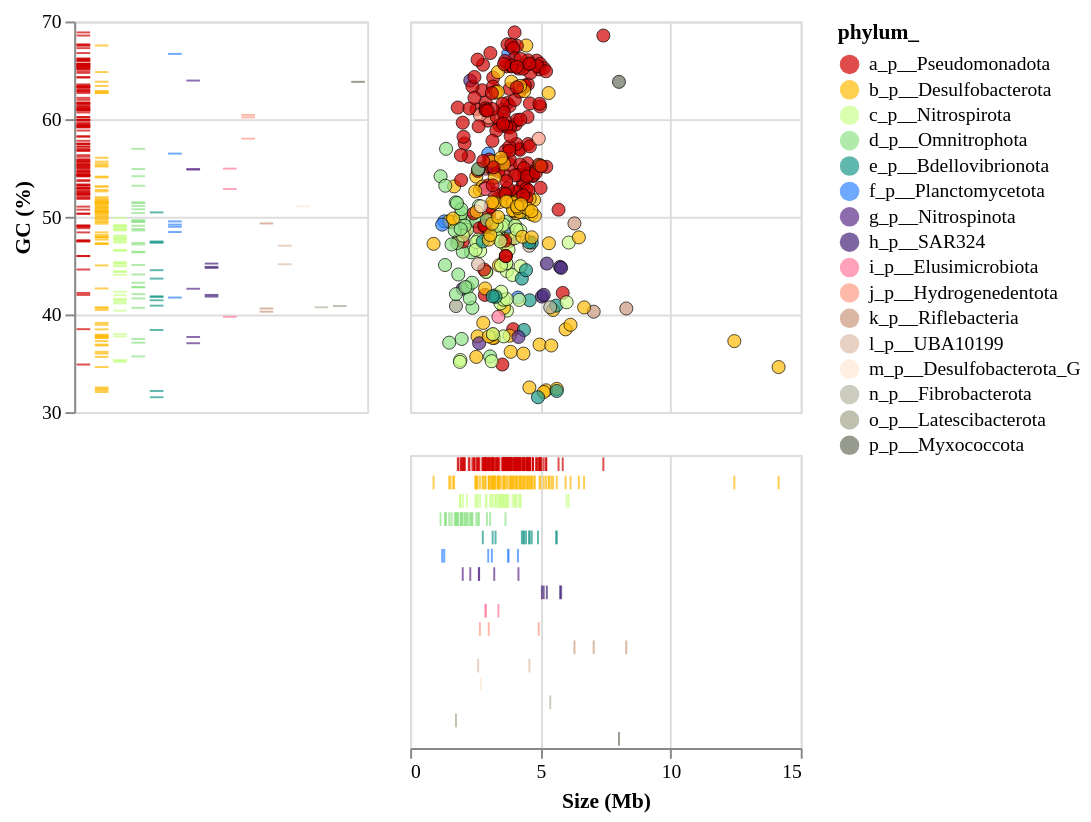

Here is the notebook cell this chart was saved with:
### Code cell
# GC/size chart use dot-dash plot

legend_order=gc_df.phylum_.unique().tolist()
legend_order.sort()

color_scale = alt.Scale(domain=legend_order, 
                        range="#d00000, #ffba08, #cbff8c, #8fe388, #1b998b, #3185fc, #5d2e8c, #46237a, #ff7b9c, #ff9b85, #cb997e, #ddbea9, #ffe8d6, #b7b7a4, #a5a58d, #6b705c".split(', '))

# Configure the options common to all layers
brush = alt.selection_interval()
base = alt.Chart(gc_df).add_params(brush)

# Configure the points
points = base.mark_circle(
    size=45,
    stroke='black',  # Set edge color
    strokeWidth=0.5,  # Set edge width
    opacity=0.7
    
).encode(
    x=alt.X('Size(Mb)', title='', scale=alt.Scale(domain=[0, 15]), axis=alt.Axis(ticks=False, domain=False, labels=False, tickCount=4)),
    y=alt.Y('GC (%)', title='', scale=alt.Scale(domain=[30, 70]),axis=alt.Axis(ticks=False, domain=False, labels=False)),
    color=alt.condition(brush, alt.Color('phylum_:N', scale=color_scale, sort=None), alt.value('grey'))
).properties(
    width=200,
    height=200
)

x_ticks = base.mark_tick(size=7).encode(
    alt.X('Size(Mb)', title='Size (Mb)', scale=alt.Scale(domain=[0, 15]), axis=alt.Axis(tickCount=4)),
    alt.Y('phylum_', title='', axis=alt.Axis(ticks=False, domain=False, labels=False)),
    color=alt.condition(brush, alt.Color('phylum_:N', scale=color_scale, sort=None), alt.value('lightgrey'))
).properties(
    width=200,
    height=150
)

y_ticks = base.mark_tick(size=7).encode(
    alt.X('phylum_', title='', axis=alt.Axis(ticks=False, domain=False, labels=False)),
    alt.Y('GC (%)', axis=alt.Axis(tickCount=4), scale=alt.Scale(domain=[30, 70])),
    color=alt.condition(brush, alt.Color('phylum_:N', scale=color_scale, sort=None), alt.value('lightgrey'))
).properties(
    width=150, 
    height=200
)

# Build the chart
y_ticks | (points & x_ticks)

# points

### Figure 1 — Vega-Lite specification as saved in the notebook (floating-point values rounded to 4 significant figures; data arrays with more than 128 entries replaced by an {"elided": "..."} marker saying what was removed)
{"config": {"title": {"font": "Times New Roman"}, "axis": {"labelFont": "Times New Roman", "titleFont": "Times New Roman"}, "header": {"labelFont": "Times New Roman", "titleFont": "Times New Roman"}, "legend": {"labelFont": "Times New Roman", "titleFont": "Times New Roman"}}, "hconcat": [{"mark": {"type": "tick", "size": 7}, "encoding": {"color": {"condition": {"param": "param_2", "field": "phylum_", "scale": {"domain": ["a_p__Pseudomonadota", "b_p__Desulfobacterota", "c_p__Nitrospirota", "d_p__Omnitrophota", "e_p__Bdellovibrionota", "f_p__Planctomycetota", "g_p__Nitrospinota", "h_p__SAR324", "i_p__Elusimicrobiota", "j_p__Hydrogenedentota", "k_p__Riflebacteria", "l_p__UBA10199", "m_p__Desulfobacterota_G", "n_p__Fibrobacterota", "o_p__Latescibacterota", "p_p__Myxococcota"], "range": ["#d00000", "#ffba08", "#cbff8c", "#8fe388", "#1b998b", "#3185fc", "#5d2e8c", "#46237a", "#ff7b9c", "#ff9b85", "#cb997e", "#ddbea9", "#ffe8d6", "#b7b7a4", "#a5a58d", "#6b705c"]}, "sort": null, "type": "nominal"}, "value": "lightgrey"}, "x": {"axis": {"domain": false, "labels": false, "ticks": false}, "field": "phylum_", "title": "", "type": "nominal"}, "y": {"axis": {"tickCount": 4}, "field": "GC (%)", "scale": {"domain": [30, 70]}, "type": "quantitative"}}, "height": 200, "name": "view_4", "width": 150}, {"vconcat": [{"mark": {"type": "circle", "opacity": 0.7, "size": 45, "stroke": "black", "strokeWidth": 0.5}, "encoding": {"color": {"condition": {"param": "param_2", "field": "phylum_", "scale": {"domain": ["a_p__Pseudomonadota", "b_p__Desulfobacterota", "c_p__Nitrospirota", "d_p__Omnitrophota", "e_p__Bdellovibrionota", "f_p__Planctomycetota", "g_p__Nitrospinota", "h_p__SAR324", "i_p__Elusimicrobiota", "j_p__Hydrogenedentota", "k_p__Riflebacteria", "l_p__UBA10199", "m_p__Desulfobacterota_G", "n_p__Fibrobacterota", "o_p__Latescibacterota", "p_p__Myxococcota"], "range": ["#d00000", "#ffba08", "#cbff8c", "#8fe388", "#1b998b", "#3185fc", "#5d2e8c", "#46237a", "#ff7b9c", "#ff9b85", "#cb997e", "#ddbea9", "#ffe8d6", "#b7b7a4", "#a5a58d", "#6b705c"]}, "sort": null, "type": "nominal"}, "value": "grey"}, "x": {"axis": {"domain": false, "labels": false, "tickCount": 4, "ticks": false}, "field": "Size(Mb)", "scale": {"domain": [0, 15]}, "title": "", "type": "quantitative"}, "y": {"axis": {"domain": false, "labels": false, "ticks": false}, "field": "GC (%)", "scale": {"domain": [30, 70]}, "title": "", "type": "quantitative"}}, "height": 200, "name": "view_2", "width": 200}, {"mark": {"type": "tick", "size": 7}, "encoding": {"color": {"condition": {"param": "param_2", "field": "phylum_", "scale": {"domain": ["a_p__Pseudomonadota", "b_p__Desulfobacterota", "c_p__Nitrospirota", "d_p__Omnitrophota", "e_p__Bdellovibrionota", "f_p__Planctomycetota", "g_p__Nitrospinota", "h_p__SAR324", "i_p__Elusimicrobiota", "j_p__Hydrogenedentota", "k_p__Riflebacteria", "l_p__UBA10199", "m_p__Desulfobacterota_G", "n_p__Fibrobacterota", "o_p__Latescibacterota", "p_p__Myxococcota"], "range": ["#d00000", "#ffba08", "#cbff8c", "#8fe388", "#1b998b", "#3185fc", "#5d2e8c", "#46237a", "#ff7b9c", "#ff9b85", "#cb997e", "#ddbea9", "#ffe8d6", "#b7b7a4", "#a5a58d", "#6b705c"]}, "sort": null, "type": "nominal"}, "value": "lightgrey"}, "x": {"axis": {"tickCount": 4}, "field": "Size(Mb)", "scale": {"domain": [0, 15]}, "title": "Size (Mb)", "type": "quantitative"}, "y": {"axis": {"domain": false, "labels": false, "ticks": false}, "field": "phylum_", "title": "", "type": "nominal"}}, "height": 150, "name": "view_3", "width": 200}]}], "data": {"name": "data-831517b931e79fa935b5e79d8334f6ab"}, "params": [{"name": "param_2", "select": {"type": "interval"}, "views": ["view_4", "view_2", "view_3"]}], "$schema": "https://vega.github.io/schema/vega-lite/v5.17.0.json", "datasets": {"data-831517b931e79fa935b5e79d8334f6ab": {"elided": "365 records"}}}
